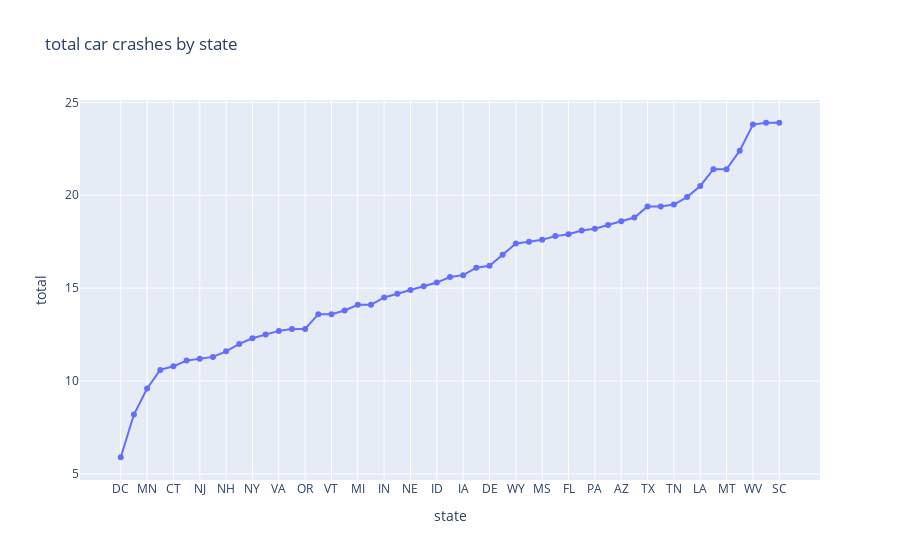

Here is the notebook cell this chart was saved with:
### Code cell
# progressive total crashes by state
df_sorted = df.sort_values('total')
px.line(df_sorted,x='abbrev',y='total',markers=True,
        title='total car crashes by state',
        labels={'abbrev':'state'})

### Figure 1 — Plotly figure (JSON) as saved in the notebook; plotly's stock layout.template omitted (floating-point values rounded to 4 significant figures)
{"data": [{"hovertemplate": "state=%{x}<br>total=%{y}<extra></extra>", "legendgroup": "", "line": {"color": "#636efa", "dash": "solid"}, "marker": {"symbol": "circle"}, "mode": "lines+markers", "name": "", "orientation": "v", "showlegend": false, "type": "scatter", "x": ["DC", "MA", "MN", "WA", "CT", "RI", "NJ", "UT", "NH", "CA", "NY", "MD", "VA", "IL", "OR", "CO", "VT", "WI", "MI", "OH", "IN", "NV", "NE", "ME", "ID", "GA", "IA", "MO", "DE", "NC", "WY", "HI", "MS", "KS", "FL", "AK", "PA", "NM", "AZ", "AL", "TX", "SD", "TN", "OK", "LA", "KY", "MT", "AR", "WV", "ND", "SC"], "xaxis": "x", "y": [5.9, 8.2, 9.6, 10.6, 10.8, 11.1, 11.2, 11.3, 11.6, 12.0, 12.3, 12.5, 12.7, 12.8, 12.8, 13.6, 13.6, 13.8, 14.1, 14.1, 14.5, 14.7, 14.9, 15.1, 15.3, 15.6, 15.7, 16.1, 16.2, 16.8, 17.4, 17.5, 17.6, 17.8, 17.9, 18.1, 18.2, 18.4, 18.6, 18.8, 19.4, 19.4, 19.5, 19.9, 20.5, 21.4, 21.4, 22.4, 23.8, 23.9, 23.9], "yaxis": "y"}], "layout": {"legend": {"tracegroupgap": 0}, "title": {"text": "total car crashes by state"}, "xaxis": {"anchor": "y", "domain": [0, 1], "title": {"text": "state"}}, "yaxis": {"anchor": "x", "domain": [0, 1], "title": {"text": "total"}}}}
